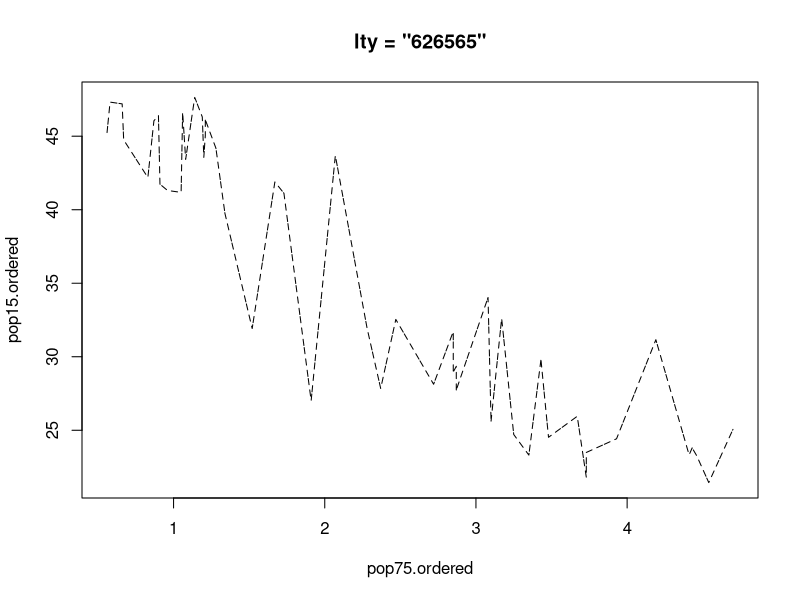

Write the R code that produced this figure.
ord = order( 
  LifeCycleSavings$pop75 
)
pop75.ordered = LifeCycleSavings$pop75[ ord ]
pop15.ordered = LifeCycleSavings$pop15[ ord ]

plot( 
  pop75.ordered, 
  pop15.ordered, type="l", 
  lty="626565", 
  main="lty = \"626565\"" 
  )
